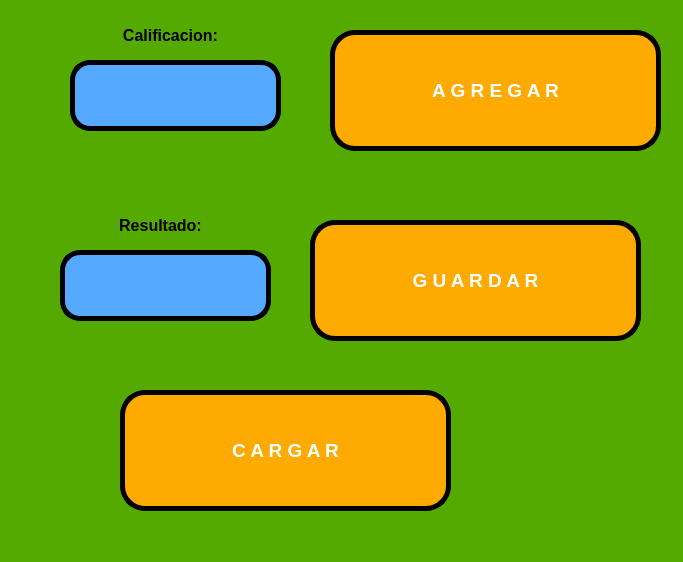
<?xml version="1.0" encoding="UTF-8"?>
<ui version="4.0">
 <class>MainWindow</class>
 <widget class="QMainWindow" name="MainWindow">
  <property name="geometry">
   <rect>
    <x>0</x>
    <y>0</y>
    <width>683</width>
    <height>562</height>
   </rect>
  </property>
  <property name="windowTitle">
   <string>MainWindow</string>
  </property>
  <property name="styleSheet">
   <string notr="true">background-color: rgb(85, 170, 0);</string>
  </property>
  <widget class="QWidget" name="centralwidget">
   <widget class="QPushButton" name="btn_agregar">
    <property name="geometry">
     <rect>
      <x>330</x>
      <y>30</y>
      <width>331</width>
      <height>121</height>
     </rect>
    </property>
    <property name="font">
     <font>
      <pointsize>14</pointsize>
      <weight>75</weight>
      <bold>true</bold>
     </font>
    </property>
    <property name="layoutDirection">
     <enum>Qt::LeftToRight</enum>
    </property>
    <property name="styleSheet">
     <string notr="true">background-color: rgb(170, 85, 255);
background-color: rgb(255, 170, 0);
color: rgb(255, 255, 255);
border-radius: 25px;
border:  5px solid black;</string>
    </property>
    <property name="text">
     <string>A G R E G A R</string>
    </property>
   </widget>
   <widget class="QLabel" name="label">
    <property name="geometry">
     <rect>
      <x>70</x>
      <y>10</y>
      <width>201</width>
      <height>51</height>
     </rect>
    </property>
    <property name="text">
     <string>&lt;html&gt;&lt;head/&gt;&lt;body&gt;&lt;p&gt;&lt;span style=&quot; font-size:12pt; font-weight:600;&quot;&gt;Calificacion:&lt;/span&gt;&lt;/p&gt;&lt;/body&gt;&lt;/html&gt;</string>
    </property>
    <property name="alignment">
     <set>Qt::AlignCenter</set>
    </property>
   </widget>
   <widget class="QLineEdit" name="txt_calificacion">
    <property name="geometry">
     <rect>
      <x>70</x>
      <y>60</y>
      <width>211</width>
      <height>71</height>
     </rect>
    </property>
    <property name="layoutDirection">
     <enum>Qt::LeftToRight</enum>
    </property>
    <property name="styleSheet">
     <string notr="true">background-color: rgb(85, 170, 255);
border-radius:20px;
border:  5px solid black;</string>
    </property>
    <property name="text">
     <string/>
    </property>
    <property name="alignment">
     <set>Qt::AlignCenter</set>
    </property>
   </widget>
   <widget class="QLabel" name="label_4">
    <property name="geometry">
     <rect>
      <x>50</x>
      <y>200</y>
      <width>221</width>
      <height>51</height>
     </rect>
    </property>
    <property name="text">
     <string>&lt;html&gt;&lt;head/&gt;&lt;body&gt;&lt;p&gt;&lt;span style=&quot; font-size:12pt; font-weight:600;&quot;&gt;Resultado:&lt;/span&gt;&lt;/p&gt;&lt;/body&gt;&lt;/html&gt;</string>
    </property>
    <property name="alignment">
     <set>Qt::AlignCenter</set>
    </property>
   </widget>
   <widget class="QLineEdit" name="txt_promedio">
    <property name="geometry">
     <rect>
      <x>60</x>
      <y>250</y>
      <width>211</width>
      <height>71</height>
     </rect>
    </property>
    <property name="layoutDirection">
     <enum>Qt::LeftToRight</enum>
    </property>
    <property name="styleSheet">
     <string notr="true">background-color: rgb(85, 170, 255);
border-radius:20px;
border:  5px solid black;</string>
    </property>
    <property name="text">
     <string/>
    </property>
    <property name="alignment">
     <set>Qt::AlignCenter</set>
    </property>
   </widget>
   <widget class="QPushButton" name="btn_guardar">
    <property name="geometry">
     <rect>
      <x>310</x>
      <y>220</y>
      <width>331</width>
      <height>121</height>
     </rect>
    </property>
    <property name="font">
     <font>
      <pointsize>14</pointsize>
      <weight>75</weight>
      <bold>true</bold>
     </font>
    </property>
    <property name="layoutDirection">
     <enum>Qt::LeftToRight</enum>
    </property>
    <property name="styleSheet">
     <string notr="true">background-color: rgb(170, 85, 255);
background-color: rgb(255, 170, 0);
color: rgb(255, 255, 255);
border-radius: 25px;
border:  5px solid black;</string>
    </property>
    <property name="text">
     <string>G U A R D A R</string>
    </property>
   </widget>
   <widget class="QPushButton" name="btn_cargar">
    <property name="geometry">
     <rect>
      <x>120</x>
      <y>390</y>
      <width>331</width>
      <height>121</height>
     </rect>
    </property>
    <property name="font">
     <font>
      <pointsize>14</pointsize>
      <weight>75</weight>
      <bold>true</bold>
     </font>
    </property>
    <property name="layoutDirection">
     <enum>Qt::LeftToRight</enum>
    </property>
    <property name="styleSheet">
     <string notr="true">background-color: rgb(170, 85, 255);
background-color: rgb(255, 170, 0);
color: rgb(255, 255, 255);
border-radius: 25px;
border:  5px solid black;</string>
    </property>
    <property name="text">
     <string>C A R G A R</string>
    </property>
   </widget>
   <zorder>label</zorder>
   <zorder>btn_agregar</zorder>
   <zorder>txt_calificacion</zorder>
   <zorder>label_4</zorder>
   <zorder>txt_promedio</zorder>
   <zorder>btn_guardar</zorder>
   <zorder>btn_cargar</zorder>
  </widget>
  <widget class="QMenuBar" name="menubar">
   <property name="geometry">
    <rect>
     <x>0</x>
     <y>0</y>
     <width>683</width>
     <height>26</height>
    </rect>
   </property>
  </widget>
  <widget class="QStatusBar" name="statusbar"/>
 </widget>
 <resources/>
 <connections/>
</ui>
